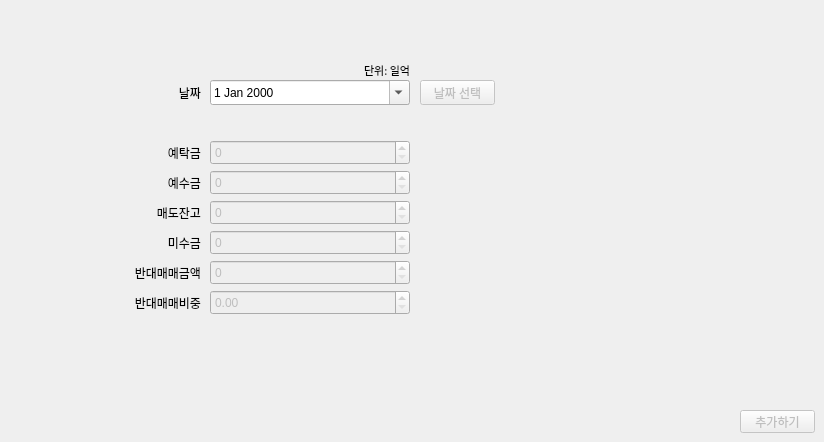
        <widget class="QWidget" name="covering_tab_add">
         <attribute name="title">
          <string>데이터 추가</string>
         </attribute>
         <widget class="QWidget" name="widget_4" native="true">
          <property name="geometry">
           <rect>
            <x>70</x>
            <y>50</y>
            <width>550</width>
            <height>300</height>
           </rect>
          </property>
          <widget class="QLabel" name="covering_label_add">
           <property name="geometry">
            <rect>
             <x>140</x>
             <y>60</y>
             <width>200</width>
             <height>20</height>
            </rect>
           </property>
           <property name="font">
            <font>
             <family>맑은 고딕</family>
             <pointsize>8</pointsize>
            </font>
           </property>
           <property name="text">
            <string/>
           </property>
           <property name="alignment">
            <set>Qt::AlignRight|Qt::AlignTop|Qt::AlignTrailing</set>
           </property>
          </widget>
          <widget class="QLabel" name="label_33">
           <property name="geometry">
            <rect>
             <x>30</x>
             <y>120</y>
             <width>101</width>
             <height>25</height>
            </rect>
           </property>
           <property name="text">
            <string>예수금</string>
           </property>
           <property name="alignment">
            <set>Qt::AlignRight|Qt::AlignTrailing|Qt::AlignVCenter</set>
           </property>
          </widget>
          <widget class="QDateEdit" name="covering_date_add">
           <property name="geometry">
            <rect>
             <x>140</x>
             <y>30</y>
             <width>200</width>
             <height>25</height>
            </rect>
           </property>
           <property name="calendarPopup">
            <bool>true</bool>
           </property>
          </widget>
          <widget class="QLabel" name="label_34">
           <property name="geometry">
            <rect>
             <x>30</x>
             <y>150</y>
             <width>101</width>
             <height>25</height>
            </rect>
           </property>
           <property name="text">
            <string>매도잔고</string>
           </property>
           <property name="alignment">
            <set>Qt::AlignRight|Qt::AlignTrailing|Qt::AlignVCenter</set>
           </property>
          </widget>
          <widget class="QLabel" name="label_35">
           <property name="geometry">
            <rect>
             <x>30</x>
             <y>210</y>
             <width>101</width>
             <height>25</height>
            </rect>
           </property>
           <property name="text">
            <string>반대매매금액</string>
           </property>
           <property name="alignment">
            <set>Qt::AlignRight|Qt::AlignTrailing|Qt::AlignVCenter</set>
           </property>
          </widget>
          <widget class="QLabel" name="label_36">
           <property name="geometry">
            <rect>
             <x>30</x>
             <y>180</y>
             <width>101</width>
             <height>25</height>
            </rect>
           </property>
           <property name="text">
            <string>미수금</string>
           </property>
           <property name="alignment">
            <set>Qt::AlignRight|Qt::AlignTrailing|Qt::AlignVCenter</set>
           </property>
          </widget>
          <widget class="QWidget" name="covering_group_add" native="true">
           <property name="enabled">
            <bool>false</bool>
           </property>
           <property name="geometry">
            <rect>
             <x>140</x>
             <y>90</y>
             <width>211</width>
             <height>191</height>
            </rect>
           </property>
           <widget class="QDoubleSpinBox" name="covering_spin_add6">
            <property name="geometry">
             <rect>
              <x>0</x>
              <y>150</y>
              <width>200</width>
              <height>25</height>
             </rect>
            </property>
            <property name="decimals">
             <number>2</number>
            </property>
            <property name="maximum">
             <double>9999.989999999999782</double>
            </property>
            <property name="singleStep">
             <double>0.010000000000000</double>
            </property>
           </widget>
           <widget class="QSpinBox" name="covering_spin_add2">
            <property name="geometry">
             <rect>
              <x>0</x>
              <y>30</y>
              <width>200</width>
              <height>25</height>
             </rect>
            </property>
            <property name="maximum">
             <number>999999999</number>
            </property>
           </widget>
           <widget class="QSpinBox" name="covering_spin_add1">
            <property name="geometry">
             <rect>
              <x>0</x>
              <y>0</y>
              <width>200</width>
              <height>25</height>
             </rect>
            </property>
            <property name="maximum">
             <number>999999999</number>
            </property>
           </widget>
           <widget class="QSpinBox" name="covering_spin_add3">
            <property name="geometry">
             <rect>
              <x>0</x>
              <y>60</y>
              <width>200</width>
              <height>25</height>
             </rect>
            </property>
            <property name="maximum">
             <number>999999999</number>
            </property>
           </widget>
           <widget class="QSpinBox" name="covering_spin_add4">
            <property name="geometry">
             <rect>
              <x>0</x>
              <y>90</y>
              <width>200</width>
              <height>25</height>
             </rect>
            </property>
            <property name="maximum">
             <number>999999999</number>
            </property>
           </widget>
           <widget class="QSpinBox" name="covering_spin_add5">
            <property name="geometry">
             <rect>
              <x>0</x>
              <y>120</y>
              <width>200</width>
              <height>25</height>
             </rect>
            </property>
            <property name="maximum">
             <number>999999999</number>
            </property>
           </widget>
          </widget>
          <widget class="QLabel" name="label_37">
           <property name="geometry">
            <rect>
             <x>30</x>
             <y>90</y>
             <width>101</width>
             <height>25</height>
            </rect>
           </property>
           <property name="text">
            <string>예탁금</string>
           </property>
           <property name="alignment">
            <set>Qt::AlignRight|Qt::AlignTrailing|Qt::AlignVCenter</set>
           </property>
          </widget>
          <widget class="QLabel" name="label_38">
           <property name="geometry">
            <rect>
             <x>30</x>
             <y>30</y>
             <width>101</width>
             <height>25</height>
            </rect>
           </property>
           <property name="text">
            <string>날짜</string>
           </property>
           <property name="alignment">
            <set>Qt::AlignRight|Qt::AlignTrailing|Qt::AlignVCenter</set>
           </property>
          </widget>
          <widget class="QLabel" name="label_39">
           <property name="geometry">
            <rect>
             <x>30</x>
             <y>240</y>
             <width>101</width>
             <height>25</height>
            </rect>
           </property>
           <property name="text">
            <string>반대매매비중</string>
           </property>
           <property name="alignment">
            <set>Qt::AlignRight|Qt::AlignTrailing|Qt::AlignVCenter</set>
           </property>
          </widget>
          <widget class="QLabel" name="label_40">
           <property name="geometry">
            <rect>
             <x>240</x>
             <y>10</y>
             <width>100</width>
             <height>20</height>
            </rect>
           </property>
           <property name="font">
            <font>
             <family>맑은 고딕</family>
             <pointsize>8</pointsize>
            </font>
           </property>
           <property name="text">
            <string>단위: 일억</string>
           </property>
           <property name="alignment">
            <set>Qt::AlignRight|Qt::AlignTrailing|Qt::AlignVCenter</set>
           </property>
          </widget>
          <widget class="QPushButton" name="covering_btn_addDate">
           <property name="enabled">
            <bool>false</bool>
           </property>
           <property name="geometry">
            <rect>
             <x>350</x>
             <y>30</y>
             <width>75</width>
             <height>25</height>
            </rect>
           </property>
           <property name="text">
            <string>날짜 선택</string>
           </property>
          </widget>
         </widget>
         <widget class="QPushButton" name="covering_btn_add">
          <property name="enabled">
           <bool>false</bool>
          </property>
          <property name="geometry">
           <rect>
            <x>740</x>
            <y>410</y>
            <width>75</width>
            <height>23</height>
           </rect>
          </property>
          <property name="text">
           <string>추가하기</string>
          </property>
         </widget>
        </widget>
